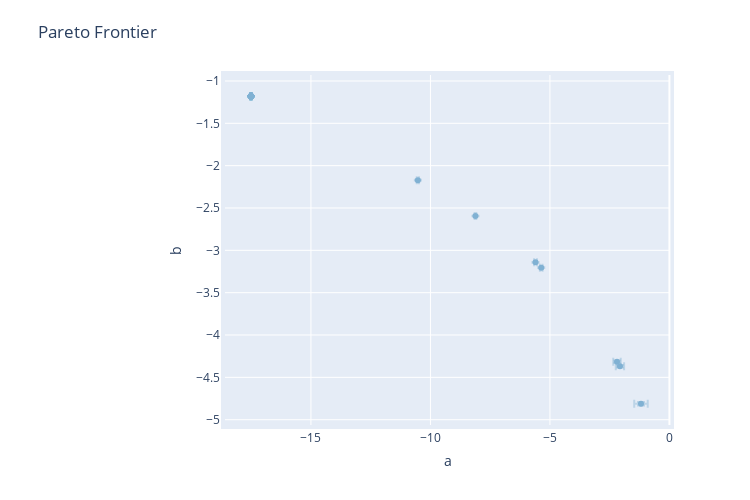

The notebook cell saved with this chart:
### Markdown cell above
## Plot qParEGO Pareto Frontier based on model posterior 

The plotted points are samples from the fitted model's posterior, not observed samples.

### Code cell
frontier = compute_posterior_pareto_frontier(
    experiment=parego_experiment,
    data=parego_experiment.fetch_data(),
    primary_objective=metric_b,
    secondary_objective=metric_a,
    absolute_metrics=["a", "b"],
    num_points=20,
)

render(plot_pareto_frontier(frontier, CI_level=0.90))

### Figure 1 — Plotly figure (JSON) as saved in the notebook; plotly's stock layout.template omitted (floating-point values rounded to 4 significant figures)
{"data": [{"error_x": {"array": [0.01857, 0.01857, 0.01857, 0.1576, 0.01857, 0.1737, 0.01857, 0.04636, 0.03384, 0.01857, 0.2831, 0.05476, 0.01857, 0.01857, 0.01857, 0.01857, 0.06032, 0.01857, 0.01857, 0.01857], "color": "rgba(128,177,211,0.4)", "thickness": 2, "type": "data"}, "error_y": {"array": [0.0008915, 0.0008915, 0.0008915, 0.01315, 0.0008915, 0.01427, 0.0008915, 0.003908, 0.002743, 0.0008915, 0.02074, 0.004749, 0.0008915, 0.0008915, 0.0008915, 0.0008915, 0.005273, 0.0008915, 0.0008915, 0.0008915], "color": "rgba(128,177,211,0.4)", "thickness": 2, "type": "data"}, "hoverinfo": "text", "legendgroup": "mean", "marker": {"color": "rgba(128,177,211,1)"}, "mode": "markers", "name": "mean", "text": ["<b>Parameterization 0</b><br>b: -1.18 [-1.181, -1.180]<br>a: -17.508 [-17.527, -17.490]<br><br><em>Parameterization:</em><br>x1: 0.0<br>x2: 1.0", "<b>Parameterization 1</b><br>b: -1.18 [-1.181, -1.180]<br>a: -17.508 [-17.527, -17.490]<br><br><em>Parameterization:</em><br>x1: 0.0<br>x2: 1.0", "<b>Parameterization 2</b><br>b: -1.18 [-1.181, -1.180]<br>a: -17.508 [-17.527, -17.490]<br><br><em>Parameterization:</em><br>x1: 0.0<br>x2: 1.0", "<b>Parameterization 3</b><br>b: -4.315 [-4.328, -4.302]<br>a: -2.193 [-2.351, -2.036]<br><br><em>Parameterization:</em><br>x1: 0.08323640596208935<br>x2: 0.9361230575200804", "<b>Parameterization 4</b><br>b: -1.18 [-1.181, -1.180]<br>a: -17.508 [-17.527, -17.490]<br><br><em>Parameterization:</em><br>x1: 0.0<br>x2: 0.9999999999999998", "<b>Parameterization 5</b><br>b: -4.368 [-4.383, -4.354]<br>a: -2.071 [-2.245, -1.897]<br><br><em>Parameterization:</em><br>x1: 0.08470750664444752<br>x2: 0.9320553635924309", "<b>Parameterization 6</b><br>b: -1.18 [-1.181, -1.180]<br>a: -17.508 [-17.527, -17.490]<br><br><em>Parameterization:</em><br>x1: 0.0<br>x2: 1.0", "<b>Parameterization 7</b><br>b: -2.171 [-2.175, -2.168]<br>a: -10.527 [-10.573, -10.480]<br><br><em>Parameterization:</em><br>x1: 0.024565444058812964<br>x2: 1.0", "<b>Parameterization 8</b><br>b: -2.596 [-2.598, -2.593]<br>a: -8.117 [-8.151, -8.083]<br><br><em>Parameterization:</em><br>x1: 0.03565705417360618<br>x2: 1.0", "<b>Parameterization 9</b><br>b: -1.18 [-1.181, -1.180]<br>a: -17.508 [-17.527, -17.490]<br><br><em>Parameterization:</em><br>x1: 0.0<br>x2: 0.9999999999999951", "<b>Parameterization 10</b><br>b: -4.812 [-4.832, -4.791]<br>a: -1.19 [-1.473, -0.907]<br><br><em>Parameterization:</em><br>x1: 0.09728155746668456<br>x2: 0.8968472429355346", "<b>Parameterization 11</b><br>b: -3.204 [-3.209, -3.199]<br>a: -5.365 [-5.419, -5.310]<br><br><em>Parameterization:</em><br>x1: 0.052785274933263425<br>x2: 1.0", "<b>Parameterization 12</b><br>b: -1.18 [-1.181, -1.180]<br>a: -17.508 [-17.527, -17.490]<br><br><em>Parameterization:</em><br>x1: 5.328948933001685e-16<br>x2: 1.0", "<b>Parameterization 13</b><br>b: -1.18 [-1.181, -1.180]<br>a: -17.508 [-17.527, -17.490]<br><br><em>Parameterization:</em><br>x1: 1.2105242960720685e-16<br>x2: 0.9999999999999998", "<b>Parameterization 14</b><br>b: -1.18 [-1.181, -1.180]<br>a: -17.508 [-17.527, -17.490]<br><br><em>Parameterization:</em><br>x1: 1.3821414879818139e-15<br>x2: 0.9999999999999987", "<b>Parameterization 15</b><br>b: -1.18 [-1.181, -1.180]<br>a: -17.508 [-17.527, -17.490]<br><br><em>Parameterization:</em><br>x1: 0.0<br>x2: 0.9999999999999999", "<b>Parameterization 16</b><br>b: -3.142 [-3.147, -3.136]<br>a: -5.604 [-5.664, -5.544]<br><br><em>Parameterization:</em><br>x1: 0.050930917684741804<br>x2: 1.0", "<b>Parameterization 17</b><br>b: -1.18 [-1.181, -1.180]<br>a: -17.508 [-17.527, -17.490]<br><br><em>Parameterization:</em><br>x1: 2.5599027876965584e-15<br>x2: 0.9999999999999994", "<b>Parameterization 18</b><br>b: -1.18 [-1.181, -1.180]<br>a: -17.508 [-17.527, -17.490]<br><br><em>Parameterization:</em><br>x1: 0.0<br>x2: 0.9999999999999996", "<b>Parameterization 19</b><br>b: -1.18 [-1.181, -1.180]<br>a: -17.508 [-17.527, -17.490]<br><br><em>Parameterization:</em><br>x1: 0.0<br>x2: 0.9999999999999999"], "type": "scatter", "x": [-17.51, -17.51, -17.51, -2.193, -17.51, -2.071, -17.51, -10.53, -8.117, -17.51, -1.19, -5.365, -17.51, -17.51, -17.51, -17.51, -5.604, -17.51, -17.51, -17.51], "y": [-1.18, -1.18, -1.18, -4.315, -1.18, -4.368, -1.18, -2.171, -2.596, -1.18, -4.812, -3.204, -1.18, -1.18, -1.18, -1.18, -3.142, -1.18, -1.18, -1.18]}], "layout": {"height": 500, "hovermode": "closest", "legend": {"orientation": "h"}, "margin": {"b": 75, "l": 225, "pad": 4, "t": 75}, "title": {"text": "Pareto Frontier"}, "width": 750, "xaxis": {"ticksuffix": "", "title": {"text": "a"}, "zeroline": true}, "yaxis": {"ticksuffix": "", "title": {"text": "b"}, "zeroline": true}}}
